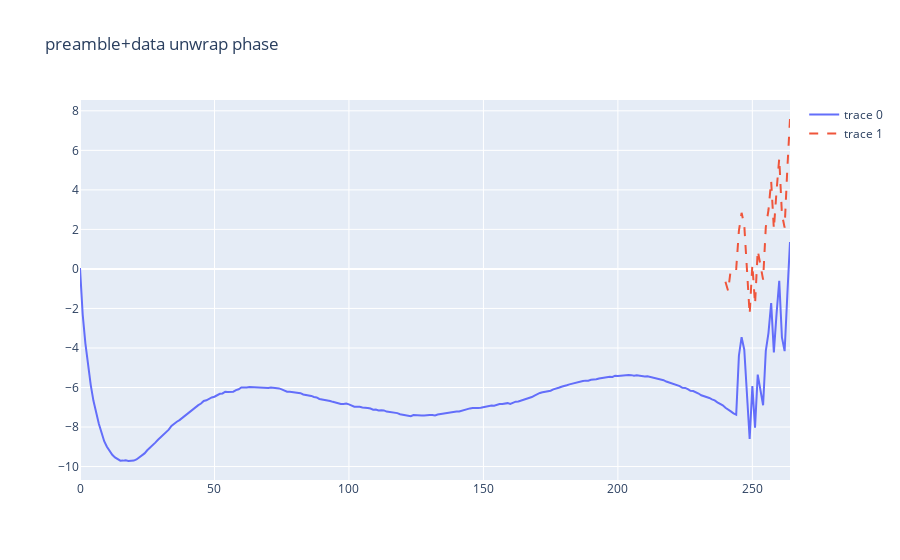
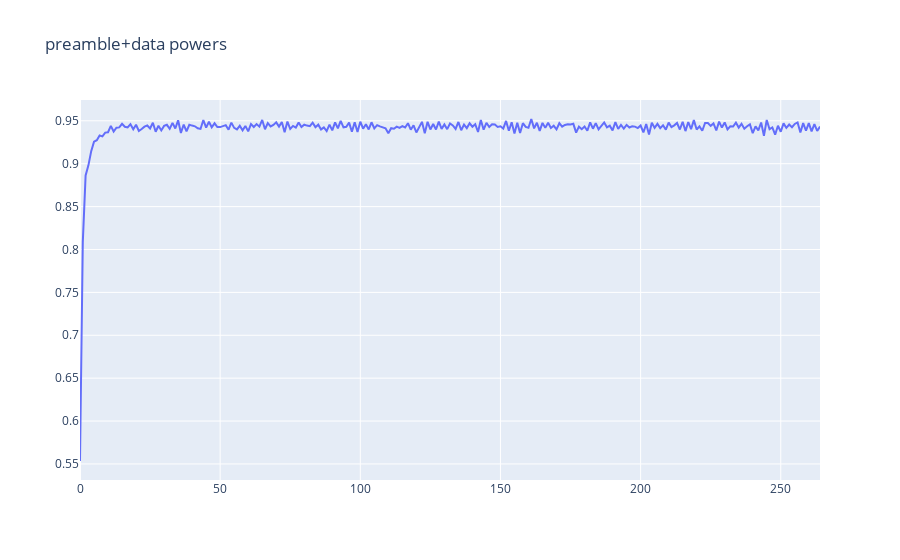

Notebook code cell kept with these figures, in order:
### Markdown cell above
### Construct curves for the 2 codes, still using only coeff_time and estcoef

- now compute curves based on the code from previous block

### Code cell
codes[Config.preamble_len] = 8
codes[Config.preamble_len + 1] = 16 ## TODO
betai = Config.bw / ((2 ** Config.sf) / Config.bw) * xp.pi # frequency slope to phase 2d slope, *pi
for pidx in range(Config.total_len):
    code = codes[pidx]
    if pidx >= Config.sfdend:
        estcoef_this = xp.polyval(estcoef, pidx - 0.75)
    else:
        estcoef_this = xp.polyval(estcoef, pidx)

    estbw = Config.bw * (1 + estcoef_this / Config.sig_freq)

    if pidx >= Config.sfdend:
        tstart = xp.polyval(coeff_time, pidx - 0.75)
    else:
        tstart = xp.polyval(coeff_time, pidx)
    if pidx >= Config.sfdpos and pidx < Config.sfdend:
        beta1 = - betai * (1 + 2 * estcoef_this / Config.sig_freq) # beta1 = bw * pi
        beta2 = 2 * xp.pi * (xp.polyval(estcoef, pidx) + estbw * (code / Config.n_classes + 0.5)) - tstart * 2 * beta1 # freq at tstart = polyval(estcoef, pidx) - estbw/2 + estbw * (code / 2^sf-0.5)
    else:
        beta1 = betai * (1 + 2 * estcoef_this / Config.sig_freq) # beta1 = bw * pi
        beta2 = 2 * xp.pi * (xp.polyval(estcoef, pidx) + estbw * (code / Config.n_classes - 0.5)) - tstart * 2 * beta1 # freq at tstart = polyval(estcoef, pidx) - estbw/2 + estbw * (code / 2^sf-0.5)
    coef2d_est2 = xp.array([to_scalar(beta1), to_scalar(beta2), 0])
    coef2d_est2_2d = xp.polyval(coef2d_est2, tstart) - xp.polyval(coeffitlist[1, pidx - 1], tstart)
    coef2d_est2[2] -= coef2d_est2_2d
    coeffitlist[0, pidx] = coef2d_est2 # continuing the last phase in coeffitlist
    
    # 2nd part
    # freq at tstart = polyval(estcoef, pidx) - estbw/2 + estbw * (code / 2^sf-0.5) - estbw
    if pidx in range(Config.preamble_len, Config.sfdpos) or pidx >= Config.sfdend:
        beta22 = beta2 - 2 * xp.pi * estbw # 2ax+b=differential b=differential - 2 * beta1 * time
        coef2d_est22 = xp.array([to_scalar(beta1), to_scalar(beta22), 0])
        if pidx >= Config.sfdend:
            tjump = xp.polyval(coeff_time, pidx + 1 - code / Config.n_classes - 0.75)
        else:
            tjump = xp.polyval(coeff_time, pidx + 1 - code / Config.n_classes)
        coef2d_est22_2d = xp.polyval(coef2d_est22, tjump) - xp.polyval(coeffitlist[0, pidx], tjump)
        coef2d_est22[2] -= coef2d_est22_2d
        coeffitlist[1, pidx] = coef2d_est22
    else:
        coeffitlist[1, pidx, 0] = 0
        coeffitlist[1, pidx, 1] = 0
        tend = xp.polyval(coeff_time, pidx + 1)
        if pidx == Config.sfdend - 1: tend = xp.polyval(coeff_time, pidx + 0.25) # last symbol is shorter
        coeffitlist[1, pidx, 2] = xp.polyval(coeffitlist[0, pidx], tend) # keep continuous phase

    tend = xp.polyval(coeff_time, pidx + 1)
    if pidx == Config.sfdend - 1: tend = xp.polyval(coeff_time, pidx + 0.25) # last symbol is shorter
    print(xp.polyval(coeffitlist[0, pidx], tstart))
    print(xp.polyval(coeffitlist[1, pidx], tend))


    if pidx < Config.sfdend:
        x1 = math.ceil(xp.polyval(coeff_time, pidx) * Config.fs)
        x2 = math.ceil(xp.polyval(coeff_time, pidx + 1) * Config.fs)
        x3 = math.ceil(xp.polyval(coeff_time, pidx + (1 - code / 2 ** Config.sf)) * Config.fs)
    else:
        x1 = math.ceil(xp.polyval(coeff_time, pidx - 0.75) * Config.fs)
        x2 = math.ceil(xp.polyval(coeff_time, pidx + 1 - 0.75) * Config.fs)
        x3 = math.ceil(xp.polyval(coeff_time, pidx + (1 - code / 2 ** Config.sf) - 0.75) * Config.fs)
    if pidx == Config.sfdend - 1:
        x1 = math.ceil(xp.polyval(coeff_time, pidx) * Config.fs)
        x2 = math.ceil(xp.polyval(coeff_time, pidx + 0.25) * Config.fs)
        x3 = x2
        
    nsymbr1 = xp.arange(x1, x3)
    tsymbr1 = nsymbr1 / Config.fs
    sig21 = reader.get(x1, x3 - x1)
    res2 = sig21.dot(xp.exp(-1j * xp.polyval(coef2d_est2, tsymbr1)) )

    codephase[pidx] = xp.angle(res2)
    powers[pidx] = xp.abs(res2) / xp.sum(xp.abs(sig21))
    # print(f"{pidx=} 1st part {code=} {xp.angle(res2)=} pow={xp.abs(res2)/xp.sum(xp.abs(sig21))}")
    # if pidx in [0, 120, 239, 242, 243, 244]:
    #     pltfig1(tsymbr1, xp.angle(sig21 * xp.exp(-1j * xp.polyval(coef2d_est2, tsymbr1))), title=f"residue {pidx=}").show()

    #     pltfig((
    #         (tsymbr1, xp.unwrap(xp.angle(sig21))), 
    #         (tsymbr1, xp.polyval(coef2d_est2, tsymbr1) - xp.polyval(coef2d_est2, tsymbr1[0]) + xp.angle(sig21[0])),
    #         ),
    #         title=f"preamble code {pidx=} {code=} fit curve coef2d_est2").show()


        # pltfig1(tsymbr1, xp.polyval(coef2d_est2, tsymbr1) - xp.polyval(coef2d_est2, tsymbr1[0]) + xp.angle(sig21[0]) - xp.unwrap(xp.angle(sig21)), title=f"preamble code {pidx=} {code=} fit curve coef2d_est2").show()

    
    if pidx in range(Config.preamble_len, Config.sfdpos) or pidx >= Config.sfdend:
        nsymbr2 = xp.arange(x3, x2)
        tsymbr2 = nsymbr2 / Config.fs
        sig22 = reader.get(x3, x2 - x3)
        res22 = sig22.dot(xp.exp(-1j * xp.polyval(coef2d_est22, tsymbr2)) )
        codephase_secondary[pidx] = xp.angle(res22)
        powers[pidx] = (xp.abs(res2) + xp.abs(res22)) / (xp.sum(xp.abs(sig21)) + xp.sum(xp.abs(sig22)))

        tsymbr = xp.arange(x1, x2) / Config.fs
        sig = reader.get(x1, x2 - x1)
        # print(f"{pidx=} 2nd part {code=} {xp.angle(res22)=} pow={xp.abs(res22)/xp.sum(xp.abs(sig22))}")

        # pltfig1(tsymbr1, xp.angle(sig21 * xp.exp(-1j * 2 * xp.pi * freq1 * tsymbr1)), title=f"residue {pidx=}").show()
        # if pidx in [240, 241] or pidx in range(Config.sfdend, Config.sfdend + 2):
        #     pltfig(((tsymbr1, xp.angle(sig21 * xp.exp(-1j * xp.polyval(coef2d_est2, tsymbr1)))),
        #         (tsymbr2, xp.angle(sig22 * xp.exp(-1j * xp.polyval(coef2d_est22, tsymbr2))))), title=f"residue {pidx=}").show()

        #     pltfig((
        #         (tsymbr, xp.unwrap(xp.angle(sig))), 
        #         (tsymbr1, xp.polyval(coef2d_est2, tsymbr1) - xp.polyval(coef2d_est2, tsymbr1[0]) + xp.angle(sig21[0])),
        #         (tsymbr2, xp.polyval(coef2d_est22, tsymbr2) - xp.polyval(coef2d_est22, tjump) + xp.polyval(coef2d_est2, tjump) - xp.polyval(coef2d_est2, tsymbr1[0]) + xp.angle(sig21[0])),
        #         ),
        #         title=f"preamble code {pidx=} {code=} fit curve coef2d_est2").show()


            # pltfig((
            #     (tsymbr1, xp.polyval(coef2d_est2, tsymbr1) - xp.polyval(coef2d_est2, tsymbr1[0]) + xp.angle(sig21[0]) - xp.unwrap(xp.angle(sig))[:len(tsymbr1)]),
            #     (tsymbr2, xp.polyval(coef2d_est22, tsymbr2) - xp.polyval(coef2d_est22, tjump) + xp.polyval(coef2d_est2, tjump) - xp.polyval(coef2d_est2, tsymbr1[0]) + xp.angle(sig21[0]) - xp.unwrap(xp.angle(sig))[len(tsymbr1):]),
            #     ),
            #     title=f"preamble code {pidx=} {code=} fit curve coef2d_est2").show()
pltfig(((xp.arange(Config.total_len), xp.unwrap(codephase[:Config.total_len])), (xp.arange(Config.preamble_len, Config.total_len), xp.unwrap(codephase_secondary[Config.preamble_len : Config.total_len]))), title="preamble+data unwrap phase").show()
pltfig1(xp.arange(Config.total_len ), powers[:Config.total_len ], title="preamble+data powers").show()

### Figure 1 — Plotly figure (JSON) as saved in the notebook; plotly's stock layout.template omitted (floating-point values rounded to 4 significant figures; data arrays with more than 128 entries replaced by an {"elided": "..."} marker saying what was removed)
{"data": [{"mode": "lines", "type": "scatter", "x": {"elided": "265 int values"}, "y": {"elided": "265 float values"}}, {"line": {"dash": "dash"}, "mode": "lines", "type": "scatter", "x": [240, 241, 242, 243, 244, 245, 246, 247, 248, 249, 250, 251, 252, 253, 254, 255, 256, 257, 258, 259, 260, 261, 262, 263, 264], "y": [-0.6511, -1.111, 0.0, 0.0, 0.0, 1.924, 2.84, 2.215, 0.0353, -2.299, 0.2194, -1.783, 0.9372, 0.1653, -0.5407, 2.113, 2.981, 4.443, 2.017, 3.948, 5.599, 2.768, 2.089, 5.052, 7.586]}], "layout": {"title": {"text": "preamble+data unwrap phase"}}}

### Figure 2 — Plotly figure (JSON) as saved in the notebook; plotly's stock layout.template omitted (floating-point values rounded to 4 significant figures; data arrays with more than 128 entries replaced by an {"elided": "..."} marker saying what was removed)
{"data": [{"mode": "lines", "type": "scatter", "x": {"elided": "265 int values"}, "y": {"elided": "265 float values"}}], "layout": {"title": {"text": "preamble+data powers"}}}
